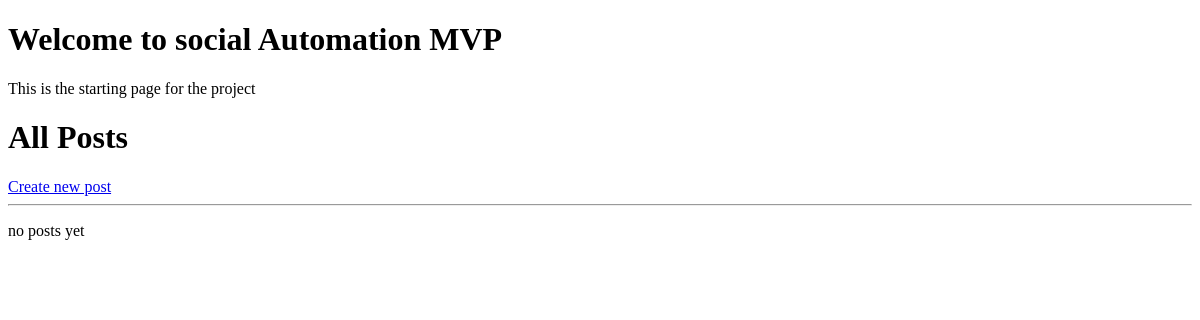
Before: / with the older database file.
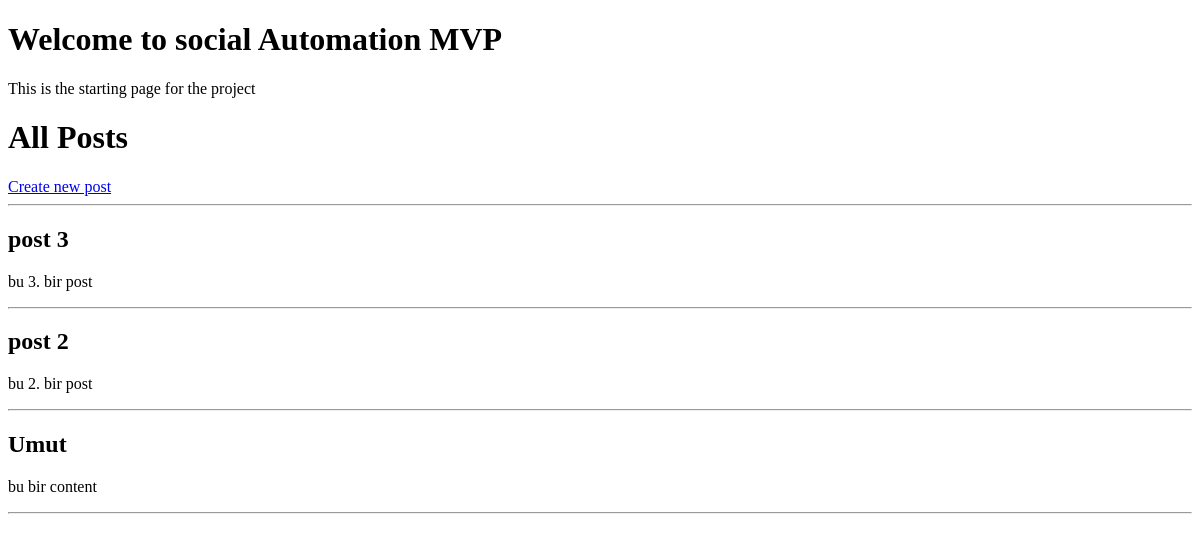
After: the same page with the newer database file.
### tables this page shows
CREATE TABLE posts (
            id INTEGER PRIMARY KEY AUTOINCREMENT,
            title TEXT NOT NULL,
            content TEXT NOT NULL
        );

### app.py (the view)
@app.route("/")
def home():
    conn = get_db_connection()
    posts = conn.execute("SELECT * FROM posts ORDER BY id DESC").fetchall()
    conn.close()
    return render_template("index.html", posts = posts)

### app.py (called while the page is built)
def get_db_connection():
    conn = sqlite3.connect(DB_PATH)
    conn.row_factory = sqlite3.Row
    return conn

### templates/index.html (shortened to what this page needs)
<!DOCTYPE html>
<html lang="en">
<head>
</head>
<body>
    <h1>Welcome to social Automation MVP</h1>
    <p>This is the starting page for the project</p>
    <h1>All Posts</h1>
    <a href="{{url_for('new_post')}}">Create new post</a>
    <hr>
    {% for post in posts %}
        <div>
            <h2>{{post.title}}</h2>
            <p>{{post.content}}</p>
        </div>
        <hr>
    {%else%}
        <p>no posts yet</p>
    {%endfor%}
</body>
</html>

Changed rows visible on the page:
added posts: title "post 3", content "bu 3. bir post"
added posts: title "post 2", content "bu 2. bir post"
added posts: title "Umut", content "bu bir content"
Other visible differences:
text no longer shown: "no posts yet"
